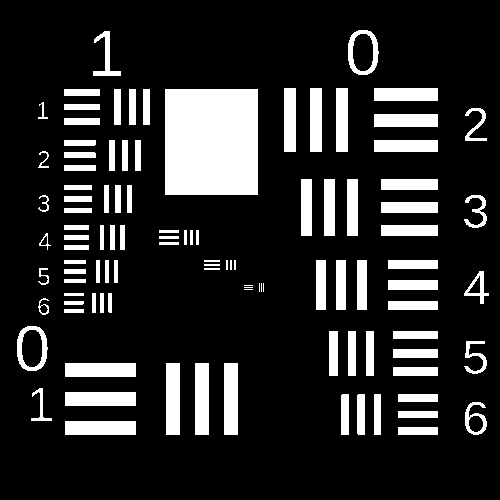
%> input picture test.tif, 500 x 500 px
$ octave Shared_code_AO.m   (GNU Octave 9; MATLAB toolbox functions it lacks are replaced by stand-ins)
%> lines starting %> are read from the running program, lines starting %| are printed output that depends on the picture; in (x1, y1, x2, y2) boxes, pixels count from 0 and x2, y2 are one past the last pixel; in counts of white or black regions, pixels touching at a corner belong together; the program's own positions count from 1
clc
close all
clear all

% hologram recording
%--------------------------------------------------------------
% illumination wavelength
lam = 500e-6;
k = 2*pi/lam;

% input object
o = imread('test.tif');
%> o is the input picture: size 500x500 uint8; 16.2% white; 106 white regions (6 under 20 px), largest, box (x1, y1, x2, y2) and area: (165, 89, 258, 195) 9858, (166, 363, 180, 435) 1008, (195, 363, 209, 435) 1008
o = im2double(o);
o = imresize(o,2);
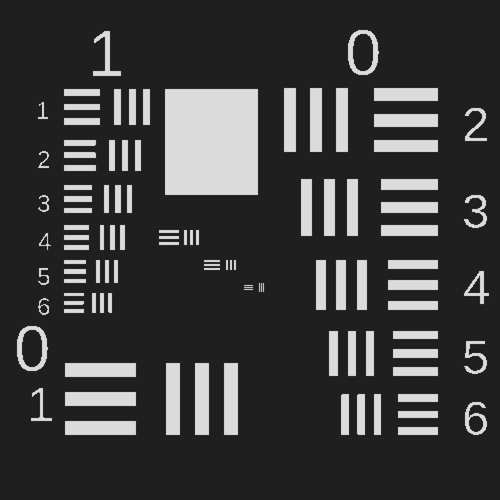
%> o: size 1000x1000 double (shown at 1/2 size); min -0.166, max 1.19, mean 0.162; drawn with min black and max white
o = imbinarize(o,0.7);
%> o: size 1000x1000 logical; 16.1% white; 106 white regions, largest, box (x1, y1, x2, y2) and area: (330, 178, 516, 390) 39428, (332, 726, 360, 870) 4028, (390, 726, 418, 870) 4028
o = im2double(o);
o = 1-o;
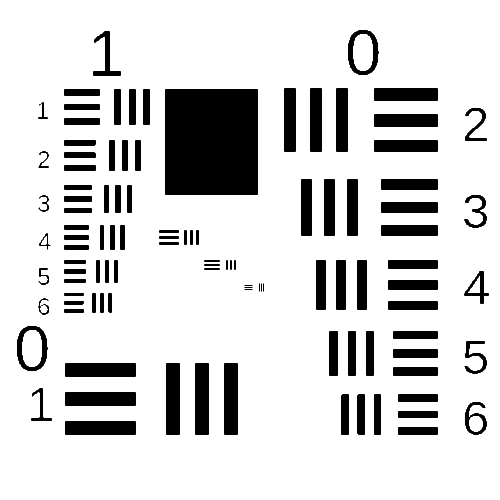
%> o: size 1000x1000 double (shown at 1/2 size); values 0 (black) and 1 (white), 83.9% white; 106 black regions, largest, box (x1, y1, x2, y2) and area: (330, 178, 516, 390) 39428, (332, 726, 360, 870) 4028, (390, 726, 418, 870) 4028

figure,imshow(o,[],'border','tight')

% sampling number
[m,n] = size(o);
%> m = 1000; n = 1000

%sampling pitch at the object plane
pitch = 0.001;

% object size
lx = n*pitch;
%> lx = 1
ly = m*pitch;
%> ly = 1

% coordination at the object plane in spatial and frequency domain
[x,y] = meshgrid(linspace(-lx/2,lx/2,n),linspace(-ly/2,ly/2,m));
[fx,fy] = meshgrid(linspace(-1/2/pitch,1/2/pitch,n),linspace(-1/2/pitch,1/2/pitch,m));

% source-object distance
z = 3;

% illumiantion spherical wave
r = sqrt(x.^2+y.^2+z^2);
illu = exp(1i*k*r);
illu1 = exp(1i*k/2/z*(x.^2+y.^2));

% complex amplitude behind the object t(x,y)
o_illu = o.*illu;

% zero-padded t(x,y)
o_illu = padarray(o_illu,[2000,2000]);

% sampling number of zero-padded t(x,y)
[m1,n1] = size(o_illu);
%> m1 = 5000; n1 = 5000

% updated parameters for wave propagation
lx1 = n1*pitch;
%> lx1 = 5
ly1 = m1*pitch;
%> ly1 = 5

[x1,y1] = meshgrid(linspace(-lx1/2,lx1/2,n1),linspace(-ly1/2,ly1/2,m1));
[fx1,fy1] = meshgrid(linspace(-1/2/pitch,1/2/pitch,n1),linspace(-1/2/pitch,1/2/pitch,m1));

% object0-sensor distance
Z = 12;
% transfer function of the angular spectrum method
H = exp(1i*k*Z*sqrt(1-(fx1*lam).^2-(fy1*lam).^2));
% kernel of the convolution-based Fresnel approximation
kernel = exp(1i*k/2/Z*(x1.^2+y1.^2));
%> (the run ends here)
